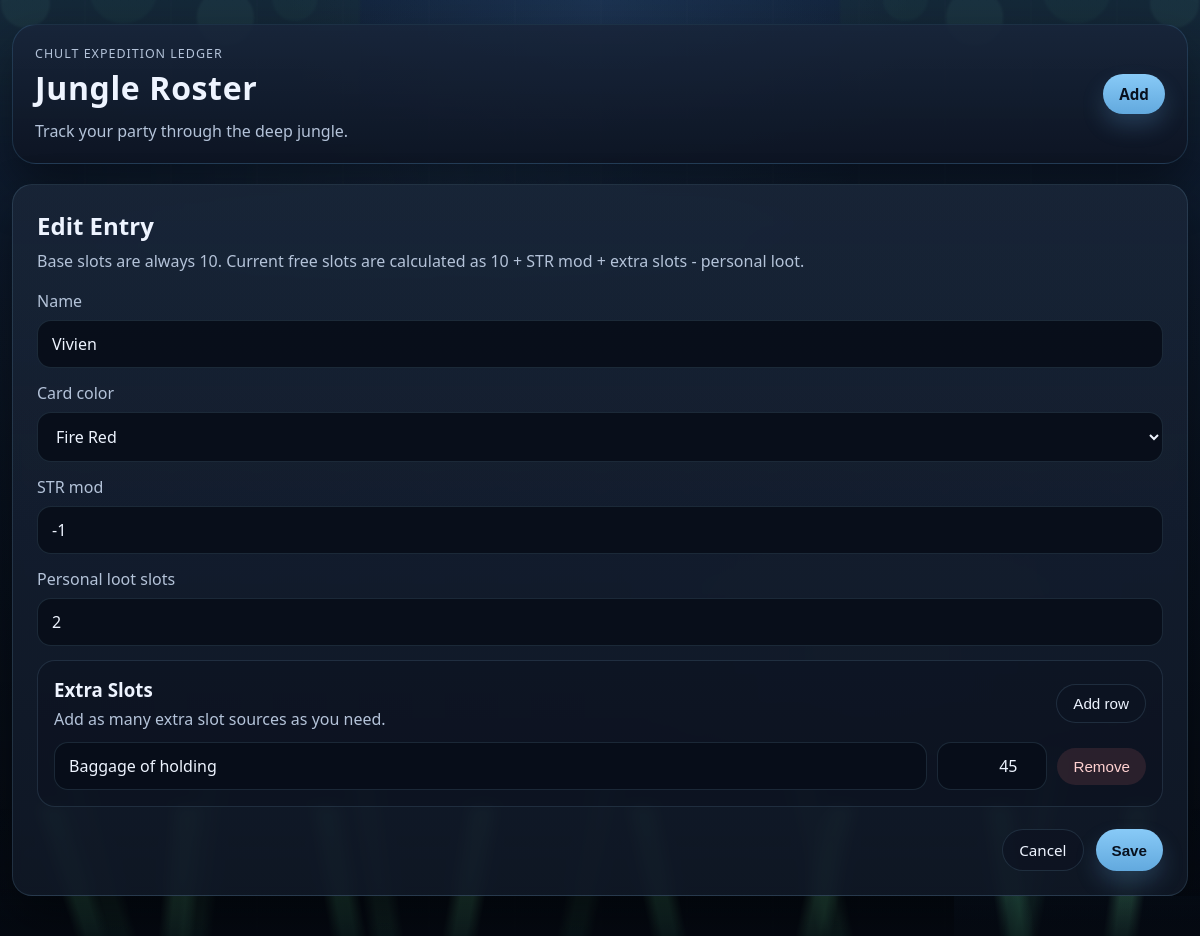
The app's page /edit/4 with its own data.
### tables this page shows
CREATE TABLE members (
            id INTEGER PRIMARY KEY AUTOINCREMENT,
            name TEXT NOT NULL,
            str_mod INTEGER NOT NULL DEFAULT 0,
            max_slots INTEGER NOT NULL DEFAULT 0,
            used_slots INTEGER NOT NULL DEFAULT 0,
            card_color TEXT NOT NULL DEFAULT 'dark-blue'
        );

CREATE TABLE extra_slots (
            id INTEGER PRIMARY KEY AUTOINCREMENT,
            member_id INTEGER NOT NULL,
            name TEXT NOT NULL,
            amount INTEGER NOT NULL DEFAULT 0,
            FOREIGN KEY (member_id) REFERENCES members (id) ON DELETE CASCADE
        );

### app.py (the view, shortened to what this page needs)
@app.route("/edit/<int:member_id>", methods=["GET", "POST"])
def edit_member(member_id: int) -> str:
    member = get_member(member_id)
    extra_slots = [
        {"name": row["name"], "amount": row["amount"]}
        for row in get_member_extra_slots(member_id)
    ]
    if not extra_slots:
        extra_slots = [{"name": "", "amount": 0}]
    return render_template(
        "form.html",
        member=member,
        extra_slots=extra_slots,
        color_options=CARD_COLORS,
        page_title="Edit Entry",
    )

### app.py (called while the page is built)
def get_db() -> sqlite3.Connection:
    if "db" not in g:
        g.db = sqlite3.connect(DATABASE)
        g.db.row_factory = sqlite3.Row
        g.db.execute("PRAGMA foreign_keys = ON")
    return g.db

def get_member(member_id: int) -> sqlite3.Row:
    member = get_db().execute(
        "SELECT * FROM members WHERE id = ?", (member_id,)
    ).fetchone()
    if member is None:
        raise ValueError("Entry not found.")
    return member

def get_member_extra_slots(member_id: int) -> list[sqlite3.Row]:
    return get_db().execute(
        """
        SELECT id, name, amount
        FROM extra_slots
        WHERE member_id = ?
        ORDER BY id
        """,
        (member_id,),
    ).fetchall()

### templates/form.html (shortened to what this page needs)
{% extends "base.html" %}
{% block content %}
  <section class="form-panel">
    <div class="panel-heading">
      <h2>{{ page_title }}</h2>
      <p>Base slots are always 10. Current free slots are calculated as 10 + STR mod + extra slots - personal loot.</p>
    </div>
    <form class="member-form" method="post">
      <label>
        Name
        <input
          type="text"
          name="name"
          value="{{ member['name'] if member else '' }}"
          placeholder="Vivy"
          required
        >
      </label>
      <label>
        Card color
        <select name="card_color">
          {% for color_id, color_label in color_options.items() %}
            <option value="{{ color_id }}" {% if (member and member['card_color'] == color_id) or (not member and color_id == 'dark-blue') %}selected{% endif %}>{{ color_label }}</option>
          {% endfor %}
        </select>
      </label>
      <label>
        STR mod
        <input
          type="number"
          name="str_mod"
          value="{{ member['str_mod'] if member else 0 }}"
        >
      </label>
      <label>
        Personal loot slots
        <input
          type="number"
          name="used_slots"
          min="0"
          value="{{ member['used_slots'] if member else 0 }}"
        >
      </label>
      <section class="extra-slots-section">
        <div class="extra-slots-header">
          <div>
            <h3>Extra Slots</h3>
            <p>Add as many extra slot sources as you need.</p>
          </div>
          <button class="ghost-button add-row-button" type="button" id="add-extra-slot">Add row</button>
        </div>
        <div class="extra-slot-list" id="extra-slot-list">
          {% for item in extra_slots %}
            <div class="extra-slot-row">
              <input
                type="text"
                name="extra_slots_name"
                value="{{ item['name'] }}"
                placeholder="Porter, mule, bag of holding"
              >
              <input
                type="number"
                name="extra_slots_amount"
                min="0"
                value="{{ item['amount'] }}"
                placeholder="0"
              >
              <button class="remove-row-button" type="button">Remove</button>
            </div>
          {% endfor %}
        </div>
      </section>
      <div class="form-actions">
        <a class="ghost-button" href="{{ url_for('index') }}">Cancel</a>
        <button class="primary-button" type="submit">Save</button>
      </div>
    </form>
  </section>
{% endblock %}

### static/styles.css (style rules this page uses)
:root { color-scheme: dark; --bg: #08111f; --panel: rgba(16, 24, 38, 0.9); --panel-alt: rgba(24, 36, 56, 0.88); --border: rgba(118, 165, 193, 0.18); --text: #eef4ff; --muted: #b4c3d9; --accent: #62a9de; --accent-strong: #88caf7; --success: #59c36a; --success-strong: #7ae18c; --warning: #d6b24b; --warning-panel: rgba(64, 53, 14, 0.72); --danger: #e08973; --shadow: 0 24px 50px rgba(0, 0, 0, 0.42); }
* { box-sizing: border-box; }
body { position: relative; margin: 0; min-height: 100vh; font-family: "Segoe UI", Tahoma, Geneva, Verdana, sans-serif; background: radial-gradient(circle at top, rgba(85, 143, 212, 0.18), transparent 28%), linear-gradient(180deg, #14263f 0%, #0b1524 54%, #050a12 100%); color: var(--text); overflow-x: hidden; }
body::before { content: ""; position: fixed; inset: 0; background: linear-gradient(rgba(7, 16, 29, 0.14), rgba(5, 10, 18, 0.64)), repeating-linear-gradient( 90deg, transparent 0, transparent 84px, rgba(255, 255, 255, 0.015) 85px, transparent 86px ); pointer-events: none; z-index: 0; }
a, button, select { transition: opacity 0.2s ease, transform 0.2s ease, background-color 0.2s ease; }
h1, h2, h3, p { margin: 0; }
.primary-button, .ghost-button, .actions a, .actions button, .quick-actions button, .resource-add-form button, .remove-row-button, .loot-item-actions button, .meal-toggle-group span { border: 0; border-radius: 999px; padding: 10px 16px; font-size: 0.95rem; cursor: pointer; text-decoration: none; }
.primary-button { background: linear-gradient(180deg, var(--accent-strong), var(--accent)); color: #08111f; font-weight: 700; box-shadow: 0 12px 22px rgba(98, 169, 222, 0.22); }
.ghost-button, .quick-actions button, .resource-add-form button { background: rgba(13, 20, 34, 0.78); border: 1px solid var(--border); color: var(--text); }
.member-card, .form-panel, .empty-state { background: linear-gradient(180deg, rgba(39, 67, 60, 0.06), transparent 50%), linear-gradient(180deg, var(--panel-alt), var(--panel)); border: 1px solid var(--border); border-radius: 20px; box-shadow: var(--shadow); backdrop-filter: blur(6px); }
.resource-add-form input, .loot-form input, .member-form input, .member-form textarea, .member-form select { width: 100%; padding: 12px 14px; border: 1px solid var(--border); border-radius: 14px; background: rgba(7, 13, 24, 0.88); color: var(--text); font: inherit; }
.actions button, .remove-row-button, .loot-item-actions button { background: rgba(255, 127, 127, 0.12); color: #ffd1d1; }
.form-panel, .empty-state { padding: 24px; }
.panel-heading { margin-bottom: 18px; }
.panel-heading p, .empty-state p { margin-top: 8px; color: var(--muted); }
.member-form, .eat-form { display: grid; gap: 14px; }
.member-form label { display: grid; gap: 8px; color: var(--muted); }
.extra-slots-section { display: grid; gap: 12px; padding: 16px; border: 1px solid var(--border); border-radius: 18px; background: rgba(7, 13, 24, 0.3); }
.extra-slots-header { display: flex; align-items: center; justify-content: space-between; gap: 12px; }
.extra-slots-header p { margin-top: 6px; color: var(--muted); }
.add-row-button { white-space: nowrap; }
.extra-slot-list { display: grid; gap: 10px; }
.extra-slot-row { display: grid; grid-template-columns: minmax(0, 1fr) 110px auto; gap: 10px; align-items: center; }
.extra-slot-row input[type="number"] { text-align: right; }
.form-actions { display: flex; justify-content: flex-end; gap: 12px; margin-top: 8px; }

### records on screen
members: name "Vivien", card_color "Fire Red", str_mod "-1", used_slots "2"
extra_slots: extra_slots_name "Baggage of holding", extra_slots_amount "45"

### other values on screen
{{ page_title }} "Edit Entry"
